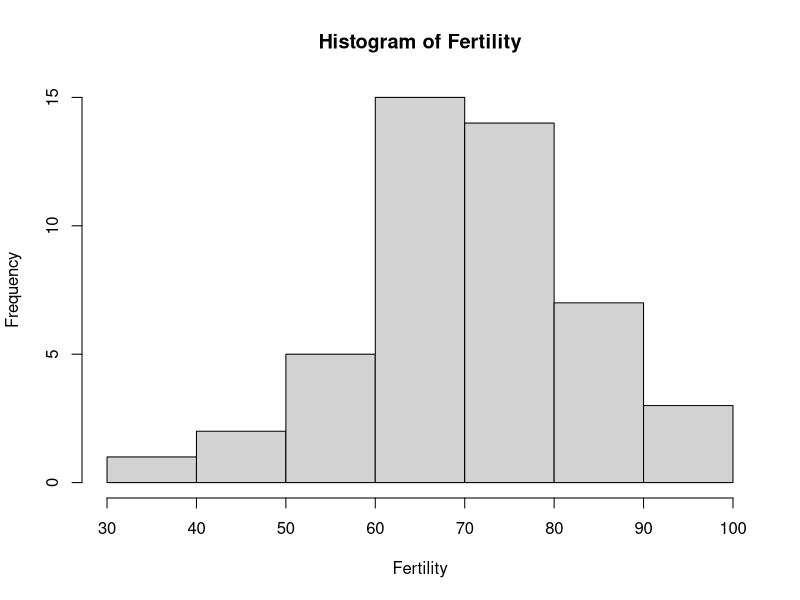
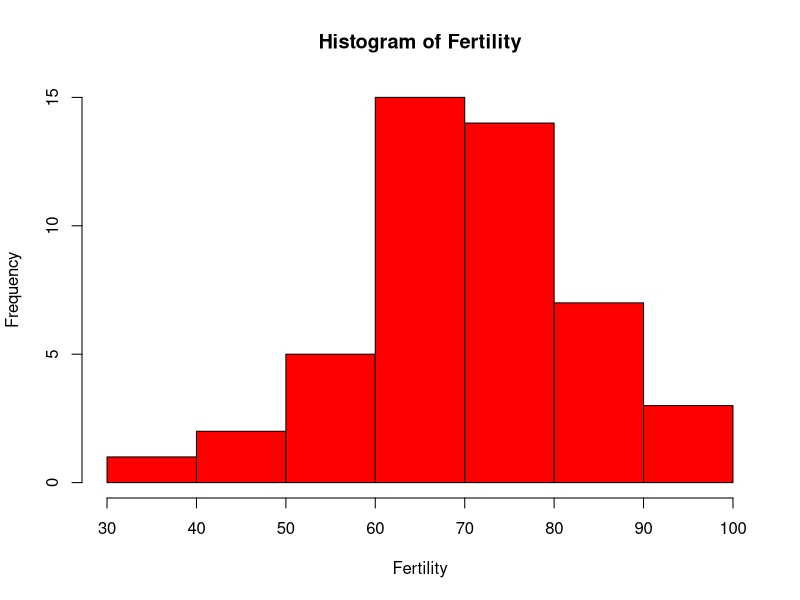
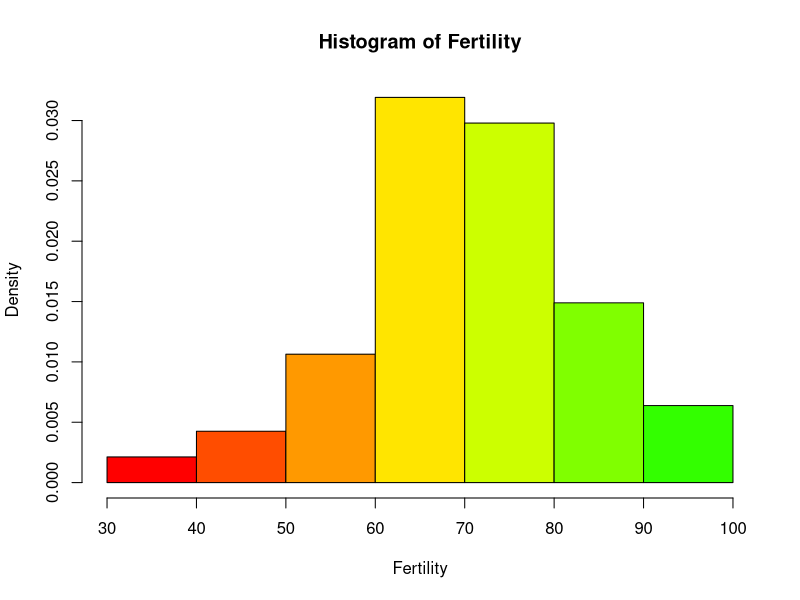
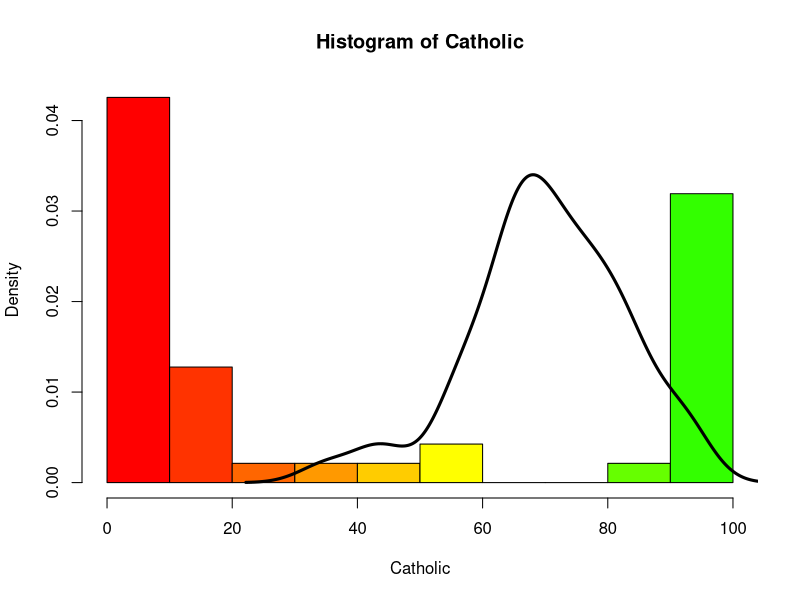
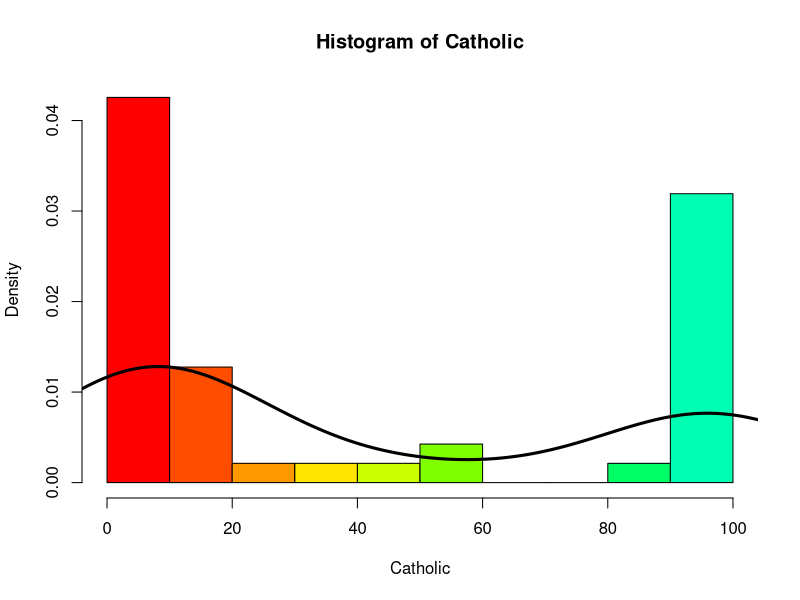
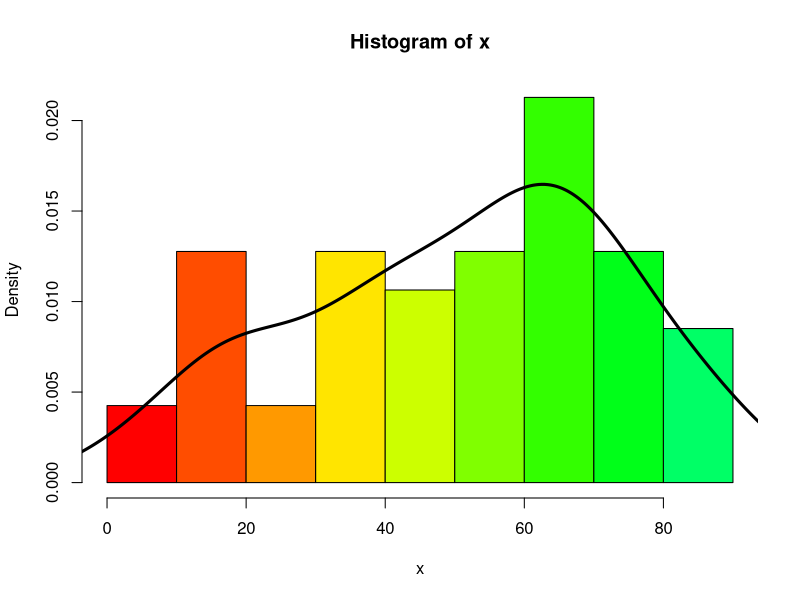
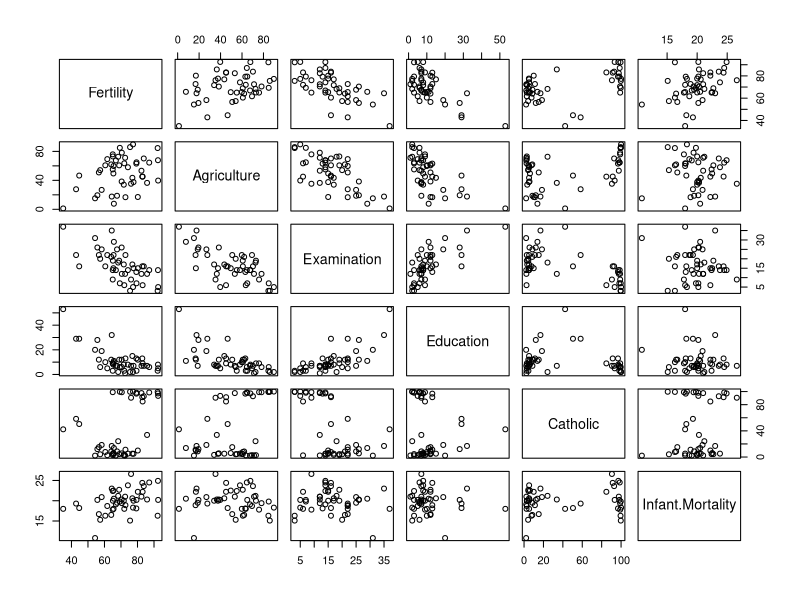
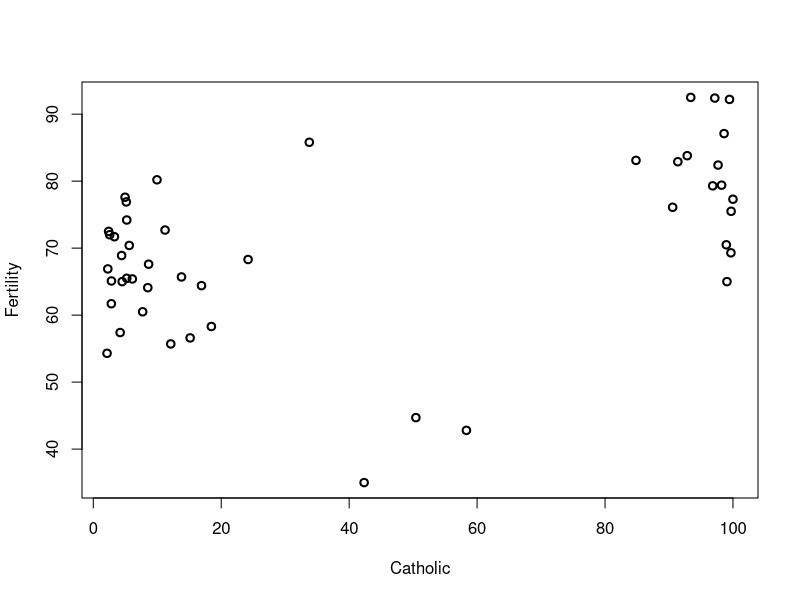

The R source for these figures, in order:
attach(swiss)
Fertility
summary(Fertility)
hist(Fertility)
hist(Fertility, col = "red")
library(Hmisc)
describe(swiss) 
hist(Fertility, col = rainbow(20), probability = T)
hist(Catholic, col = rainbow(30), probability = T)
lines(density(Fertility), lwd=3)
mean(Fertility)
sd(Fertility)

hist(Catholic, col = rainbow(20), probability = T)
lines(density(Catholic), lwd=3)

x <- Agriculture
hist(x, col = rainbow(20), probability = T)
lines(density(x), lwd=3)
sd(x)

install.packages("e1071")
library(e1071)
kurtosis(Fertility)
skewness(Fertility)

summary(swiss)


plot(swiss)
plot(Catholic, Fertility, lwd=2)

results <- kmeans( data.frame(Catholic, Fertility), 2)
results
results$cluster
results$centers
results$tot.withinss


results <- kmeans( data.frame(Catholic, Fertility), 4)
results$tot.withinss
plot(Catholic, Fertility, lwd=2, col=results$cluster)
